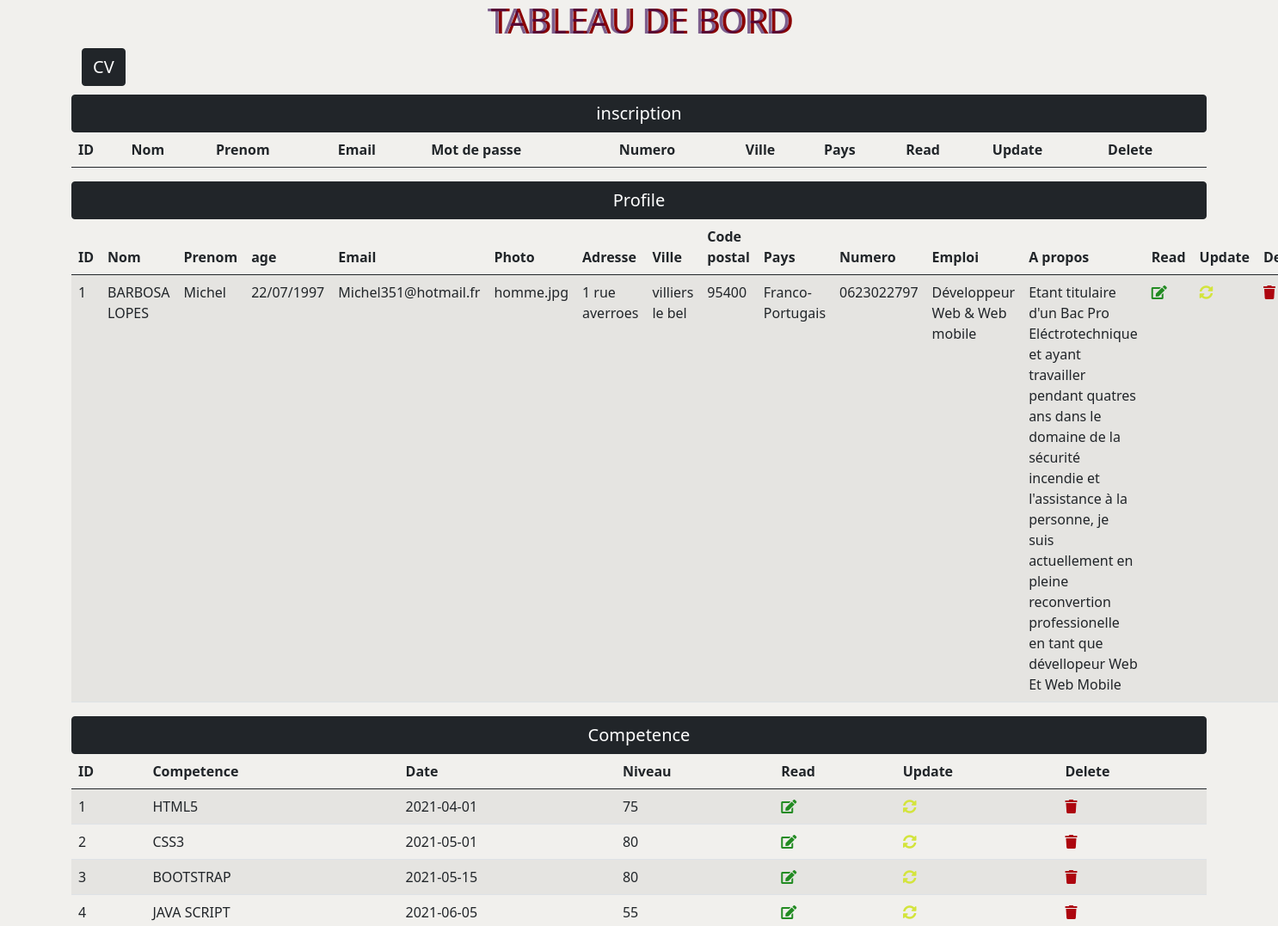
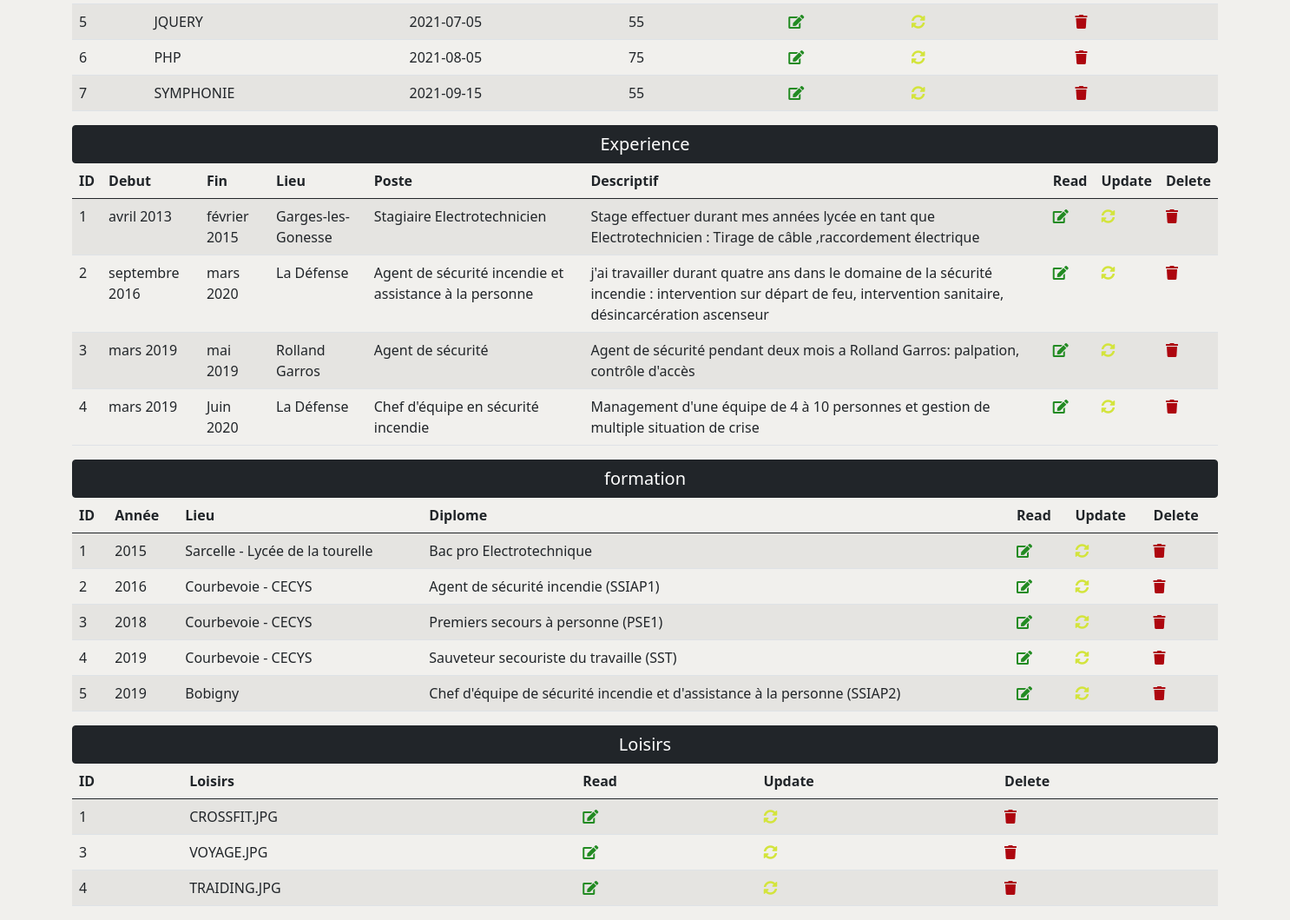
The app's page /backend/config/dashboard.php with its own data (2 pictures, top to bottom).
### tables this page shows
CREATE TABLE `profile` (
  `id` int(10) UNSIGNED NOT NULL,
  `nom` varchar(50) NOT NULL,
  `prenom` varchar(50) NOT NULL,
  `age` varchar(50) NOT NULL,
  `email` varchar(50) NOT NULL,
  `photo` varchar(50) DEFAULT NULL,
  `adresse` varchar(200) DEFAULT NULL,
  `ville` varchar(30) NOT NULL,
  `codepostal` int(11) NOT NULL,
  `pays` varchar(20) NOT NULL,
  `numero` varchar(20) NOT NULL,
  `emploi` varchar(50) DEFAULT NULL,
  `apropos` text
);

CREATE TABLE `competence` (
  `id` int(10) UNSIGNED NOT NULL,
  `comp` varchar(50) NOT NULL,
  `dates` varchar(50) NOT NULL,
  `niveau` varchar(50) NOT NULL
);

CREATE TABLE `experience` (
  `id` int(10) UNSIGNED NOT NULL,
  `debut` varchar(250) NOT NULL,
  `fin` varchar(250) NOT NULL,
  `lieu` varchar(250) NOT NULL,
  `poste` varchar(250) DEFAULT NULL,
  `descriptif` text
);

CREATE TABLE `formation` (
  `id` int(10) UNSIGNED NOT NULL,
  `annee` int(10) NOT NULL,
  `lieu` varchar(250) NOT NULL,
  `nomform` varchar(250) NOT NULL
);

CREATE TABLE `loisir` (
  `id` int(10) UNSIGNED NOT NULL,
  `loisir` varchar(50) NOT NULL
);

### backend/config/dashboard.php (the view, shortened to what this page needs)
<?php
require_once('connexion.php');
$sql1 = 'SELECT * FROM `profile`';
$sql2 = 'SELECT * FROM `competence`';
$sql3 = 'SELECT * FROM `experience`';
$sql4 = 'SELECT * FROM `formation`';
$sql5 = 'SELECT * FROM `loisir`';
$query1 = $bdd->prepare($sql1);
$query2 = $bdd->prepare($sql2);
$query3 = $bdd->prepare($sql3);
$query4 = $bdd->prepare($sql4);
$query5 = $bdd->prepare($sql5);
$query1->execute();
$query2->execute();
$query3->execute();
$query4->execute();
$query5->execute();
$result1 = $query1->fetchAll(PDO::FETCH_ASSOC);
$result2 = $query2->fetchAll(PDO::FETCH_ASSOC);
$result3 = $query3->fetchAll(PDO::FETCH_ASSOC);
$result4 = $query4->fetchAll(PDO::FETCH_ASSOC);
$result5 = $query5->fetchAll(PDO::FETCH_ASSOC);
?>
<!DOCTYPE html>
<html lang="en">
<head>
    <link href="https://cdn.jsdelivr.net/npm/bootstrap@5.0.2/dist/css/bootstrap.min.css" rel="stylesheet">
    <link rel="stylesheet" href="https://cdnjs.cloudflare.com/ajax/libs/font-awesome/5.15.3/css/all.min.css" />
    <link rel="stylesheet" href="../css/dashboardstyle.css" />
</head>
<body>
    <header>
        <h1>Tableau de Bord<h1>
    </header>
<div class="container" id="mycontainerdash">
            <div class="row" id="myrowdash1">
                <div class="col-md-3" id="myleft1">
                  <div class="row" id="myrowdash10">
                        <div class="col-md-3" >
                            <button class ="btn btn-dark"id="btncv"style="1.3em">
                                <a class="ajout" href="../../index.php" id="dashacceuil">CV</a>
                            </button>
                        </div>
                    </div>
                </div>
            </div>
        <div class="row" id="myrowdash2">
                            <button class ="btn btn-dark"id="inscri1">
                                <a class="ajout" href="../user/inscription.php">inscription</a>
                            </button>
            <table class="table table-striped">
                    <thead>
                        <tr>
                            <th scope="col">ID</th>
                            <th scope="col">Nom</th>
                            <th scope="col">Prenom</th>
                            <th scope="col">Email</th>
                            <th scope="col">Mot de passe</th>
                            <th scope="col">Numero</th>
                            <th scope="col">Ville</th>
                            <th scope="col">Pays</th>
                            <th scope="col">Read</th>
                            <th scope="col">Update</th>
                            <th scope="col">Delete</th>
                        </tr>
                    </thead>
            </table>
        </div>
        <div class="row" id="myrowdash3">
        <button class ="btn btn-dark">
                                <a class="ajout" href="../admin/addprofile.php">Profile</a>
                            </button>
            <table class="table table-striped">
                    <thead>
                        <tr>
                            <th scope="col">ID</th>
                            <th scope="col">Nom</th>
                            <th scope="col">Prenom</th>
                            <th scope="col">age</th>
                            <th scope="col">Email</th>
                            <th scope="col">Photo</th>
                            <th scope="col">Adresse</th>
                            <th scope="col">Ville</th>
                            <th scope="col">Code postal</th>
                            <th scope="col">Pays</th>
                            <th scope="col">Numero</th>
                            <th scope="col">Emploi</th>
                            <th scope="col">A propos</th>
                            <th scope="col">Read</th>
                            <th scope="col">Update</th>
                            <th scope="col">Delete</th>
                        </tr>
                    </thead>
                <tbody>
                     <?php
                            foreach($result1 as $r){
                        ?>
                        <tr>
                            <td><?=$r['id']?></td>
                            <td><?=$r['nom']?></td>
                            <td><?=$r['prenom']?></td>
                            <td><?=$r['age']?></td>
                            <td><?=$r['email']?></td>
                            <td><?=$r['photo']?></td>
                            <td><?=$r['adresse']?></td>
                            <td><?=$r['ville']?></td>
                            <td><?=$r['codepostal']?></td>
                            <td><?=$r['pays']?></td>
                            <td><?=$r['numero']?></td>
                            <td><?=$r['emploi']?></td>
                            <td><?=$r['apropos']?></td>
                            <td class="ikp1">
                                <a class="#" href="../admin/readprofile.php?id=<?php echo $r['id']?>">
                                    <i class="fas fa-edit"id="read"></i>
                                </a>
                            </td>
                            <td class="ikp2">
                                <a href="../admin/updateprofile.php?id=<?= $r['id']?>">
                                    <i class="fas fa-sync-alt"id="update"></i>
                                </a>
                            </td>
                            <td class="ikp3">
                                <a href="../admin/deleteprofile.php?id=<?= $r['id']?>">
                                    <i class="fas fa-trash"id="delete"></i>
                                </a>
                            </td>
                        </tr>
                    <?php }?>
                </tbody>
            </table>
        </div>
        <div class="row" id="myrowdash4">
        <button class ="btn btn-dark">
                                <a class="ajout" href="../admin/addcompetence.php">Competence</a>
                            </button>
            <table class="table table-striped">
                    <thead>
                        <tr>
                            <th scope="col">ID</th>
                            <th scope="col">Competence</th>
                            <th scope="col">Date</th>
                            <th scope="col">Niveau</th>
                            <th scope="col">Read</th>
                            <th scope="col">Update</th>
                            <th scope="col">Delete</th>
                        </tr>
                    </thead>
                <tbody>
                     <?php
                            foreach($result2 as $r){
                        ?>
                        <tr>
                            <td><?=$r['id']?></td>
                            <td><?=$r['comp']?></td>
                            <td><?=$r['dates']?></td>
                            <td><?=$r['niveau']?></td>
                            <td class="ikp1">
                                <a class="#" href="../admin/readcompetence.php?id=<?php echo $r['id']?>">
                                    <i class="fas fa-edit"id="read"></i>
                                </a>
                            </td>
                            <td class="ikp2">
                                <a href="../admin/updatecompetence.php?id=<?= $r['id']?>">
                                    <i class="fas fa-sync-alt"id="update"></i>
                                </a>
                            </td>
                            <td class="ikp3">
                                <a href="../admin/deletecompetence.php?id=<?= $r['id']?>">
                                    <i class="fas fa-trash"id="delete"></i>
                                </a>
                            </td>
                        </tr>
                    <?php }?>
                </tbody>
            </table>
        </div>
        <div class="row" id="myrowdash5">
        <button class ="btn btn-dark">
                                <a class="ajout" href="../admin/addexperience.php">Experience</a>
                            </button>
            <table class="table table-striped">
                    <thead>
                        <tr>
                            <th scope="col">ID</th>
                            <th scope="col">Debut</th>
                            <th scope="col">Fin</th>
                            <th scope="col">Lieu</th>
                            <th scope="col">Poste</th>
                            <th scope="col">Descriptif</th>
                            <th scope="col">Read</th>
                            <th scope="col">Update</th>
                            <th scope="col">Delete</th>
                        </tr>
                    </thead>
                <tbody>
                     <?php
                            foreach($result3 as $r){
                        ?>
                        <tr>
                            <td><?=$r['id']?></td>
                            <td><?=$r['debut']?></td>
                            <td><?=$r['fin']?></td>
                            <td><?=$r['lieu']?></td>
                            <td><?=$r['poste']?></td>
                            <td><?=$r['descriptif']?></td>
                            <td class="ikp1">
                                <a class="#" href="../admin/readexperience.php?id=<?php echo $r['id']?>">
                                    <i class="fas fa-edit"id="read"></i>
                                </a>
                            </td>
                            <td class="ikp2">
                                <a href="../admin/updateexperience.php?id=<?= $r['id']?>">
                                    <i class="fas fa-sync-alt"id="update"></i>
                                </a>
                            </td>
                            <td class="ikp3">
                                <a href="../admin/deleteexperience.php?id=<?= $r['id']?>">
                                    <i class="fas fa-trash"id="delete"></i>
                                </a>
                            </td>
                        </tr>
                    <?php }?>
                </tbody>
            </table>
        </div>
        <div class="row" id="myrowdash6">
        <button class ="btn btn-dark">
                                <a class="ajout" href="../admin/addformation.php">formation</a>
                            </button>
            <table class="table table-striped">
                    <thead>
                        <tr>
                            <th scope="col">ID</th>
                            <th scope="col">Année</th>
                            <th scope="col">Lieu</th>
                            <th scope="col">Diplome</th>
                            <th scope="col">Read</th>
                            <th scope="col">Update</th>
                            <th scope="col">Delete</th>
                        </tr>
                    </thead>
                <tbody>
                     <?php
                            foreach($result4 as $r){
                        ?>
                        <tr>
                            <td><?=$r['id']?></td>
                            <td><?=$r['annee']?></td>
                            <td><?=$r['lieu']?></td>
                            <td><?=$r['nomform']?></td>
                            <td class="ikp1">
                                <a class="#" href="../admin/readformation.php?id=<?php echo $r['id']?>">
                                    <i class="fas fa-edit"id="read"></i>
                                </a>
                            </td>
                            <td class="ikp2">
                                <a href="../admin/updateformation.php?id=<?= $r['id']?>">
                                    <i class="fas fa-sync-alt"id="update"></i>
                                </a>
                            </td>
                            <td class="ikp3">
                                <a href="../admin/deleteformation.php?id=<?= $r['id']?>">
                                    <i class="fas fa-trash"id="delete"></i>
                                </a>
                            </td>
                        </tr>
                    <?php }?>
                </tbody>
            </table>
        </div>
        <div class="row" id="myrowdash6">
        <button class ="btn btn-dark">
                                <a class="ajout" href="../admin/addinteret.php">Loisirs</a>
                            </button>
            <table class="table table-striped">
                    <thead>
                        <tr>
                            <th scope="col">ID</th>
                            <th scope="col">Loisirs</th>
                            <th scope="col">Read</th>
                            <th scope="col">Update</th>
                            <th scope="col">Delete</th>
                        </tr>
                    </thead>
                <tbody>
                     <?php
                            foreach($result5 as $r){
                        ?>
                        <tr>
                            <td><?=$r['id']?></td>
                            <td><?=$r['loisir']?></td>
                            <td class="ikp1">
                                <a class="#" href="../admin/readinteret.php?id=<?php echo $r['id']?>">
                                    <i class="fas fa-edit"id="read"></i>
                                </a>
                            </td>
                            <td class="ikp2">
                                <a href="../admin/updateinteret.php?id=<?= $r['id']?>">
                                    <i class="fas fa-sync-alt"id="update"></i>
                                </a>
                            </td>
                            <td class="ikp3">
                                <a href="../admin/deleteinteret.php?id=<?= $r['id']?>">
                                    <i class="fas fa-trash"id="delete"></i>
                                </a>
                            </td>
                        </tr>
                    <?php }?>
                </tbody>
            </table>
        </div>
 </div>
    </body>
</html>

### backend/css/dashboardstyle.css (style rules this page uses)
body { background-color: #e4e3dc83; }
.ajout { font-size: 20px; margin-bottom: 10px; color: burlywood; }
h1 { text-transform: uppercase; color: rgba(59, 11, 85, 0.637); text-align: center; text-shadow: 4px 0 0 darkred; }
#read { color: forestgreen; }
#update { color: rgb(211, 228, 60); }
#delete { color: rgb(173, 6, 15); }
#btncv { color: white; text-decoration: none; }
#dashacceuil { color: white; text-decoration: none; }
.ajout { text-decoration: none; color: rgb(255, 255, 255); }
#inscri1 { margin-top: 10px; }

### records on screen
profile: id "1", nom "BARBOSA LOPES", prenom "Michel", age "22/07/1997", email "Michel351@hotmail.fr", photo "homme.jpg", adresse "1 rue averroes", ville "villiers le bel", codepostal "95400", pays "Franco-Portugais", numero "0623022797", emploi "Développeur Web & Web mobile", apropos "Etant titulaire d'un Bac Pro Eléctrotechnique et ayant travailler pendant quatres ans dans le domaine de la sécurité incendie et l'assistance à la personne, je suis actuellement en pleine reconvertion professionelle en tant que dévellopeur Web Et Web Mobile"
competence: id "1", comp "HTML5", dates "2021-04-01", niveau "75"
competence: id "2", comp "CSS3", dates "2021-05-01", niveau "80"
competence: id "3", comp "BOOTSTRAP", dates "2021-05-15", niveau "80"
competence: id "4", comp "JAVA SCRIPT", dates "2021-06-05", niveau "55"
competence: id "5", comp "JQUERY", dates "2021-07-05", niveau "55"
competence: id "6", comp "PHP", dates "2021-08-05", niveau "75"
competence: id "7", comp "SYMPHONIE", dates "2021-09-15", niveau "55"
experience: id "1", debut "avril 2013", fin "février 2015", lieu "Garges-les-Gonesse", poste "Stagiaire Electrotechnicien", descriptif "Stage effectuer durant mes années lycée en tant que Electrotechnicien : Tirage de câble ,raccordement électrique"
experience: id "2", debut "septembre 2016", fin "mars 2020", lieu "La Défense", poste "Agent de sécurité incendie et assistance à la personne", descriptif "j'ai travailler durant quatre ans dans le domaine de la sécurité incendie : intervention sur départ de feu, intervention sanitaire, désincarcération ascenseur"
experience: id "3", debut "mars 2019", fin "mai 2019", lieu "Rolland Garros", poste "Agent de sécurité", descriptif "Agent de sécurité pendant deux mois a Rolland Garros: palpation, contrôle d'accès"
experience: id "4", debut "mars 2019", fin "Juin 2020", lieu "La Défense", poste "Chef d'équipe en sécurité incendie", descriptif "Management d'une équipe de 4 à 10 personnes et gestion de multiple situation de crise"
formation: id "1", annee "2015", lieu "Sarcelle - Lycée de la tourelle", nomform "Bac pro Electrotechnique"
formation: id "2", annee "2016", lieu "Courbevoie - CECYS", nomform "Agent de sécurité incendie (SSIAP1)"
formation: id "3", annee "2018", lieu "Courbevoie - CECYS", nomform "Premiers secours à personne (PSE1)"
formation: id "4", annee "2019", lieu "Courbevoie - CECYS", nomform "Sauveteur secouriste du travaille (SST)"
formation: id "5", annee "2019", lieu "Bobigny", nomform "Chef d'équipe de sécurité incendie et d'assistance à la personne (SSIAP2)"
loisir: id "1", loisir "CROSSFIT.JPG"
loisir: id "3", loisir "VOYAGE.JPG"
loisir: id "4", loisir "TRAIDING.JPG"
